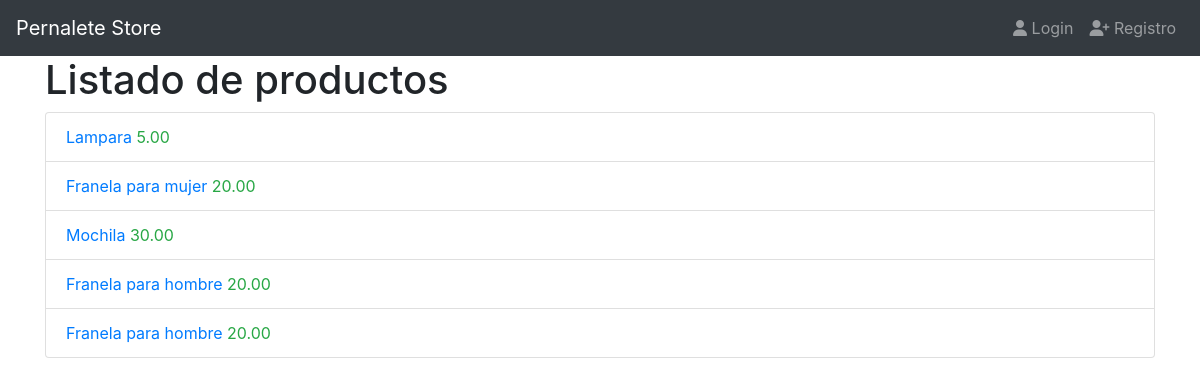
Before: / with the older database file.
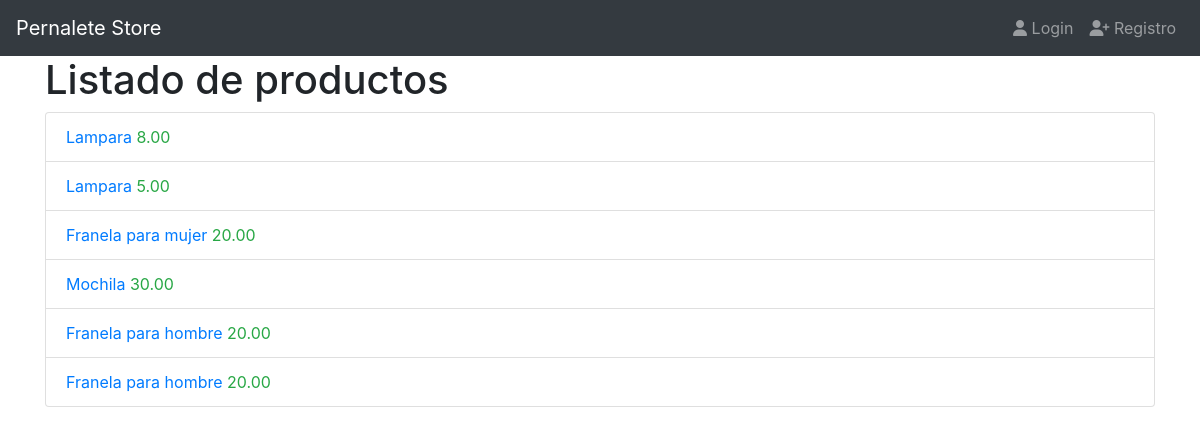
After: the same page with the newer database file.
### products/models.py (models this page shows, shortened)
class Product(models.Model):
   title = models.CharField(max_length=50)
   description = models.TextField()
   price = models.DecimalField(max_digits=8, decimal_places=2, default =0.0)
   slug = models.SlugField(null=False,blank=False,unique=True )
   created_at = models.DateTimeField(auto_now_add=True)
   """def save(self, *args, **kwargs):
      self.slug = slugify(self.title)
      super(Product, self).save(*args, **kwargs)"""

### products/views.py (the view)
# urls.py: path('', ProductListView.as_view(), name = 'index'),
class ProductListView(ListView):
    template_name = 'index.html'
    queryset = Product.objects.all().order_by('-id')
    def get_context_data(self, **kwargs):
        context = super().get_context_data(**kwargs)
        context['message'] = 'Listado de productos '
        return context

### templates/index.html
{% extends 'base.html' %}
{% block content %}
<div class="col">
    <h1>{{ message }}</h1>
    <ul class="list-group">
        {% for product in object_list %}
            <li class="list-group-item">
                <a href="productos/{{ product.slug }}">
                    {{product.title}}
                    <span class="text-success">{{ product.price }}</span>
                </a>
            </li>
        {% endfor %}
    </ul>
</div>
{% endblock content %}

### templates/base.html (shortened to what this page needs)
{% load static %}
<!DOCTYPE html>
<html lang="en">
<head>
    <link rel="stylesheet" href="https://stackpath.bootstrapcdn.com/bootstrap/4.4.1/css/bootstrap.min.css">
</head>
<body>
    {% include 'navbar.html' %}
    <div class="container">
        <div class="row">
            {% block content %}
            {% endblock content %}
        </div>
    </div>
</body>
</html>

### templates/navbar.html (shortened to what this page needs)
{% url 'login' as login %}
{% url 'register' as register %}
{% url 'logout' as logout %}
<nav class="navbar navbar-expand-md bg-dark navbar-dark">
    <a href="{% url 'index' %}" class="navbar-brand">Pernalete Store</a>
    <div id="navb" class="navbar-collapse collapse hide">
        <ul class="nav navbar-nav ml-auto">
            {% if user.is_authenticated %}
                <li class="navbar-item {% if request.path == logout %}active{% endif %}"">
                    <a href=" {{ logout }} " class="nav-link">
                        <span class="fas fa-sign-out-alt"></span>
                        Loguot</a>
                </li>
            {% else %}
                <li class="navbar-item {% if request.path == login %}active{% endif %}">
                    <a href="{{ login }}" class="nav-link">
                        <span class="fas fa-user"></span>
                        Login</a>
                </li>
                <li class="navbar-item {% if request.path == register %}active{% endif %}"">
                    <a href="{{ register }}" class="nav-link">
                        <span class="fas fa-user-plus"></span>
                        Registro</a>
                </li>
            {% endif %}
        </ul>
    </div>
</nav>

Changed rows visible on the page:
added Product: title "Lampara", price "8.00"
